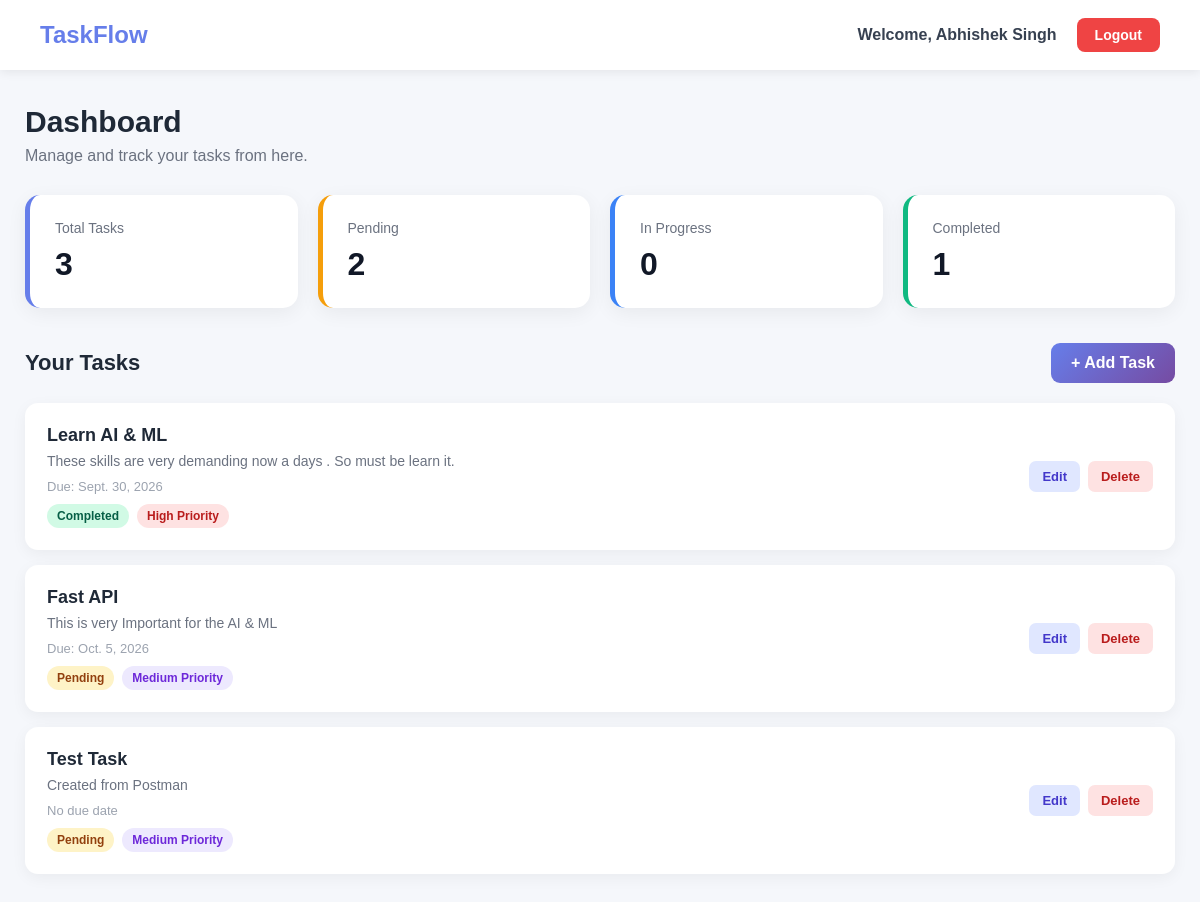
The app's page /student/web/dashboard/ (signed in) with its own data.
### student/models.py (models this page shows, shortened)
class Task(models.Model):
    STATUS_CHOICES = [
        ('pending', 'Pending'),
        ('in_progress', 'In Progress'),
        ('completed', 'Completed'),
    ]
    PRIORITY_CHOICES = [
        ('low', 'Low'),
        ('medium', 'Medium'),
        ('high', 'High'),
    ]
    title = models.CharField(max_length=200)
    description = models.TextField()
    status = models.CharField(
        max_length=20,
        choices=STATUS_CHOICES,
        default='pending'
    )
    priority = models.CharField(
        max_length=10,
        choices=PRIORITY_CHOICES,
        default='medium'
    )
    due_date = models.DateField(null=True, blank=True)
    created_by = models.ForeignKey(
        User,
        on_delete=models.CASCADE,
        null=True,
        blank=True
    )
    created_at = models.DateTimeField(auto_now_add=True)

### student/views.py (the view)
# urls.py: path('web/dashboard/', dashboard, name='dashboard'),
@login_required
def dashboard(request):
    tasks = Task.objects.filter(
        created_by=request.user
    )
    context = {
        "tasks": tasks,
        "total_tasks": tasks.count(),
        "pending_tasks": tasks.filter(status="pending").count(),
        "in_progress_tasks": tasks.filter(status="in_progress").count(),
        "completed_tasks": tasks.filter(status="completed").count(),
    }
    return render(
        request,
        "dashboard.html",
        context
    )

### student/templates/dashboard.html (shortened to what this page needs)
<!DOCTYPE html>
<html lang="en">
<head>
</head>
<body>
<nav class="navbar">
    <h2>TaskFlow</h2>
    <div class="user-section">
        <span class="username">
            Welcome, {{ request.user.username }}
        </span>
        <a
            href="{% url 'logout' %}"
            class="logout-btn"
        >
            Logout
        </a>
    </div>
</nav>
<main class="container">
    <div class="welcome">
        <h1>
            Dashboard
        </h1>
        <p>
            Manage and track your tasks from here.
        </p>
    </div>
    <div class="stats">
        <div class="stat-card total">
            <div class="stat-title">
                Total Tasks
            </div>
            <div class="stat-number">
                {{ total_tasks }}
            </div>
        </div>
        <div class="stat-card pending">
            <div class="stat-title">
                Pending
            </div>
            <div class="stat-number">
                {{ pending_tasks }}
            </div>
        </div>
        <div class="stat-card progress">
            <div class="stat-title">
                In Progress
            </div>
            <div class="stat-number">
                {{ in_progress_tasks }}
            </div>
        </div>
        <div class="stat-card completed">
            <div class="stat-title">
                Completed
            </div>
            <div class="stat-number">
                {{ completed_tasks }}
            </div>
        </div>
    </div>
    <div class="task-header">
        <h2>
            Your Tasks
        </h2>
        <a
            href="{% url 'add-task' %}"
            class="add-btn"
        >
            + Add Task
        </a>
    </div>
    <div class="task-list">
        {% if tasks %}
            {% for task in tasks %}
            <div class="task-card">
                <div class="task-info">
                    <div class="task-title">
                        {{ task.title }}
                    </div>
                    <div class="task-description">
                        {{ task.description }}
                    </div>
                    <div class="task-date">
                        {% if task.due_date %}
                            Due:
                            {{ task.due_date }}
                        {% else %}
                            No due date
                        {% endif %}
                    </div>
                    <div class="badges">
                        {% if task.status == "pending" %}
                            <span class="badge status-pending">
                                Pending
                            </span>
                        {% elif task.status == "in_progress" %}
                            <span class="badge status-progress">
                                In Progress
                            </span>
                        {% elif task.status == "completed" %}
                            <span class="badge status-completed">
                                Completed
                            </span>
                        {% endif %}
                        {% if task.priority == "low" %}
                            <span class="badge priority-low">
                                Low Priority
                            </span>
                        {% elif task.priority == "medium" %}
                            <span class="badge priority-medium">
                                Medium Priority
                            </span>
                        {% elif task.priority == "high" %}
                            <span class="badge priority-high">
                                High Priority
                            </span>
                        {% endif %}
                    </div>
                </div>
                <div class="actions">
                    <a
                        href="{% url 'edit-task' task.id %}"
                        class="edit-btn"
                    >
                        Edit
                    </a>
                    <form
                        method="POST"
                        action="{% url 'delete-task' task.id %}"
                        style="display: inline;"
                    >
                        <button
                            type="submit"
                            class="delete-btn"
                            onclick="return confirm('Are you sure you want to delete this task?');"
                        >
                            Delete
                        </button>
                    </form>
                </div>
            </div>
            {% endfor %}
        {% endif %}
    </div>
</main>
</body>
</html>

### student/templates/dashboard.html (style rules this page uses)
* { margin: 0; padding: 0; box-sizing: border-box; }
body { font-family: Arial, sans-serif; min-height: 100vh; background: #f5f7fb; color: #1f2937; }
.navbar { height: 70px; background: white; display: flex; justify-content: space-between; align-items: center; padding: 0 40px; box-shadow: 0 2px 10px rgba(0, 0, 0, 0.08); }
.navbar h2 { color: #667eea; }
.user-section { display: flex; align-items: center; gap: 20px; }
.username { font-weight: bold; color: #374151; }
.logout-btn { text-decoration: none; padding: 9px 18px; border-radius: 8px; background: #ef4444; color: white; font-size: 14px; font-weight: bold; transition: 0.3s; }
.container { max-width: 1200px; margin: auto; padding: 35px 25px; }
.welcome { margin-bottom: 30px; }
.welcome h1 { font-size: 30px; margin-bottom: 8px; }
.welcome p { color: #6b7280; }
.stats { display: grid; grid-template-columns: repeat(4, 1fr); gap: 20px; margin-bottom: 35px; }
.stat-card { background: white; padding: 25px; border-radius: 15px; box-shadow: 0 5px 20px rgba(0, 0, 0, 0.06); transition: 0.3s; }
.stat-title { color: #6b7280; font-size: 14px; margin-bottom: 10px; }
.stat-number { font-size: 32px; font-weight: bold; color: #111827; }
.total { border-left: 5px solid #667eea; }
.pending { border-left: 5px solid #f59e0b; }
.progress { border-left: 5px solid #3b82f6; }
.completed { border-left: 5px solid #10b981; }
.task-header { display: flex; justify-content: space-between; align-items: center; margin-bottom: 20px; }
.task-header h2 { font-size: 22px; }
.add-btn { text-decoration: none; padding: 11px 20px; border-radius: 9px; background: linear-gradient( 135deg, #667eea, #764ba2 ); color: white; font-weight: bold; transition: 0.3s; }
.task-list { display: grid; gap: 15px; }
.task-card { background: white; padding: 22px; border-radius: 13px; box-shadow: 0 4px 15px rgba(0, 0, 0, 0.05); display: flex; justify-content: space-between; align-items: center; transition: 0.3s; }
.task-info { flex: 1; }
.task-title { font-size: 18px; font-weight: bold; margin-bottom: 7px; }
.task-description { color: #6b7280; font-size: 14px; margin-bottom: 10px; }
.task-date { color: #9ca3af; font-size: 13px; }
.badges { display: flex; gap: 8px; margin-top: 10px; flex-wrap: wrap; }
.badge { padding: 5px 10px; border-radius: 20px; font-size: 12px; font-weight: bold; }
.status-pending { background: #fef3c7; color: #92400e; }
.status-completed { background: #d1fae5; color: #065f46; }
.priority-medium { background: #ede9fe; color: #6d28d9; }
.priority-high { background: #fee2e2; color: #b91c1c; }
.actions { display: flex; gap: 8px; margin-left: 20px; align-items: center; }
.edit-btn, .delete-btn { padding: 8px 13px; border-radius: 7px; font-size: 13px; font-weight: bold; transition: 0.3s; }
.edit-btn { background: #e0e7ff; color: #4338ca; text-decoration: none; }
.delete-btn { background: #fee2e2; color: #b91c1c; border: none; cursor: pointer; font-family: Arial, sans-serif; }

### records on screen
Task: title "Learn AI & ML", description "These skills are very demanding now a days . So must be learn it.", due_date "Sept. 30, 2026", status "Completed", priority "High Priority"
Task: title "Fast API", description "This is very Important for the AI & ML", due_date "Oct. 5, 2026", status "Pending", priority "Medium Priority"
Task: title "Test Task", description "Created from Postman", shows "No due date", status "Pending", priority "Medium Priority"

### other values on screen
{{ request.user.username }} "Abhishek Singh"
{{ total_tasks }} "3"
{{ pending_tasks }} "2"
{{ in_progress_tasks }} "0"
{{ completed_tasks }} "1"
